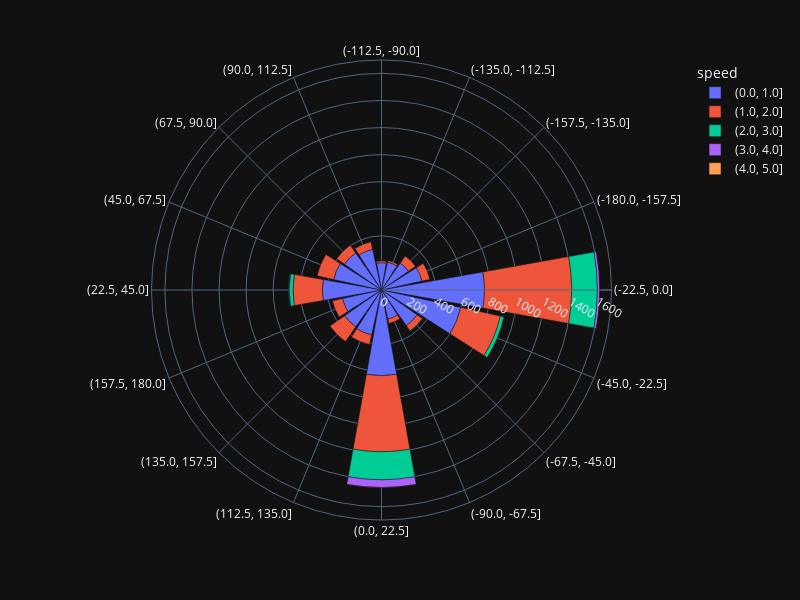

Notebook source saved alongside this figure:
### Code cell
###
#convert count to percentage
#put direction instead of degrees
#try a contiunuos plot
#change color scale
###
import pandas as pd
import numpy as np
import plotly.express as px
import xarray as xr


# Convert xarray DataArrays to pandas DataFrame
df = pd.DataFrame({'speed': wind_speed.values, 'direction': wind_direction.values})

# Bin the data in terms of direction and wind speed to obtain frequencies
direction_bins = pd.cut(df['direction'], bins=np.arange(-180, 180.1, 22.5), right=True).astype(str)
speed_bins = pd.cut(df['speed'], bins=np.arange(0, df['speed'].max() + 1.1, 1), right=True).astype(str)

# Calculate frequencies
frequency_df = df.groupby([direction_bins, speed_bins]).size().reset_index(name='frequency')

# Create the wind rose chart
fig = px.bar_polar(frequency_df, 
                   r='frequency', 
                   theta='direction', 
                   color='speed', 
                   template='plotly_dark')

# Update the layout to make it rectangular
fig.update_layout(
    width=800,  # Set the width to 700 pixels
    height=600,  # Set the height to 1000 pixels
)

fig.show()

### Figure 1 — Plotly figure (JSON) as saved in the notebook; plotly's stock layout.template omitted (floating-point values rounded to 4 significant figures)
{"data": [{"hovertemplate": "speed=(0.0, 1.0]<br>frequency=%{r}<br>direction=%{theta}<extra></extra>", "legendgroup": "(0.0, 1.0]", "marker": {"color": "#636efa", "pattern": {"shape": ""}}, "name": "(0.0, 1.0]", "r": [202, 211, 243, 306, 761, 600, 321, 220, 633, 340, 332, 295, 437, 362, 334, 308], "showlegend": true, "subplot": "polar", "theta": ["(-112.5, -90.0]", "(-135.0, -112.5]", "(-157.5, -135.0]", "(-180.0, -157.5]", "(-22.5, 0.0]", "(-45.0, -22.5]", "(-67.5, -45.0]", "(-90.0, -67.5]", "(0.0, 22.5]", "(112.5, 135.0]", "(135.0, 157.5]", "(157.5, 180.0]", "(22.5, 45.0]", "(45.0, 67.5]", "(67.5, 90.0]", "(90.0, 112.5]"], "type": "barpolar"}, {"hovertemplate": "speed=(1.0, 2.0]<br>frequency=%{r}<br>direction=%{theta}<extra></extra>", "legendgroup": "(1.0, 2.0]", "marker": {"color": "#EF553B", "pattern": {"shape": ""}}, "name": "(1.0, 2.0]", "r": [13, 13, 63, 60, 644, 299, 48, 33, 562, 72, 132, 76, 217, 125, 70, 56], "showlegend": true, "subplot": "polar", "theta": ["(-112.5, -90.0]", "(-135.0, -112.5]", "(-157.5, -135.0]", "(-180.0, -157.5]", "(-22.5, 0.0]", "(-45.0, -22.5]", "(-67.5, -45.0]", "(-90.0, -67.5]", "(0.0, 22.5]", "(112.5, 135.0]", "(135.0, 157.5]", "(157.5, 180.0]", "(22.5, 45.0]", "(45.0, 67.5]", "(67.5, 90.0]", "(90.0, 112.5]"], "type": "barpolar"}, {"hovertemplate": "speed=(2.0, 3.0]<br>frequency=%{r}<br>direction=%{theta}<extra></extra>", "legendgroup": "(2.0, 3.0]", "marker": {"color": "#00cc96", "pattern": {"shape": ""}}, "name": "(2.0, 3.0]", "r": [190, 27, 4, 207, 29], "showlegend": true, "subplot": "polar", "theta": ["(-22.5, 0.0]", "(-45.0, -22.5]", "(-67.5, -45.0]", "(0.0, 22.5]", "(22.5, 45.0]"], "type": "barpolar"}, {"hovertemplate": "speed=(3.0, 4.0]<br>frequency=%{r}<br>direction=%{theta}<extra></extra>", "legendgroup": "(3.0, 4.0]", "marker": {"color": "#ab63fa", "pattern": {"shape": ""}}, "name": "(3.0, 4.0]", "r": [18, 57, 4], "showlegend": true, "subplot": "polar", "theta": ["(-22.5, 0.0]", "(0.0, 22.5]", "(22.5, 45.0]"], "type": "barpolar"}, {"hovertemplate": "speed=(4.0, 5.0]<br>frequency=%{r}<br>direction=%{theta}<extra></extra>", "legendgroup": "(4.0, 5.0]", "marker": {"color": "#FFA15A", "pattern": {"shape": ""}}, "name": "(4.0, 5.0]", "r": [1, 3], "showlegend": true, "subplot": "polar", "theta": ["(-22.5, 0.0]", "(0.0, 22.5]"], "type": "barpolar"}], "layout": {"barmode": "relative", "height": 600, "legend": {"title": {"text": "speed"}, "tracegroupgap": 0}, "margin": {"t": 60}, "polar": {"angularaxis": {"direction": "clockwise", "rotation": 90}, "domain": {"x": [0, 1], "y": [0, 1]}}, "width": 800}}
